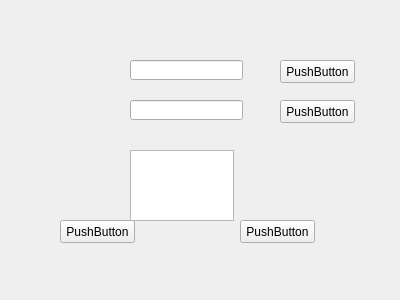
<?xml version="1.0" encoding="UTF-8"?>
<ui version="4.0">
 <class>Form</class>
 <widget class="QWidget" name="Form">
  <property name="geometry">
   <rect>
    <x>0</x>
    <y>0</y>
    <width>400</width>
    <height>300</height>
   </rect>
  </property>
  <property name="windowTitle">
   <string>Form</string>
  </property>
  <widget class="QPushButton" name="pushButton">
   <property name="geometry">
    <rect>
     <x>280</x>
     <y>60</y>
     <width>75</width>
     <height>23</height>
    </rect>
   </property>
   <property name="text">
    <string>PushButton</string>
   </property>
  </widget>
  <widget class="QPushButton" name="pushButton_2">
   <property name="geometry">
    <rect>
     <x>280</x>
     <y>100</y>
     <width>75</width>
     <height>23</height>
    </rect>
   </property>
   <property name="text">
    <string>PushButton</string>
   </property>
  </widget>
  <widget class="QPushButton" name="pushButton_3">
   <property name="geometry">
    <rect>
     <x>60</x>
     <y>220</y>
     <width>75</width>
     <height>23</height>
    </rect>
   </property>
   <property name="text">
    <string>PushButton</string>
   </property>
  </widget>
  <widget class="QPushButton" name="pushButton_4">
   <property name="geometry">
    <rect>
     <x>240</x>
     <y>220</y>
     <width>75</width>
     <height>23</height>
    </rect>
   </property>
   <property name="text">
    <string>PushButton</string>
   </property>
  </widget>
  <widget class="QTextEdit" name="textEdit">
   <property name="geometry">
    <rect>
     <x>130</x>
     <y>150</y>
     <width>104</width>
     <height>71</height>
    </rect>
   </property>
  </widget>
  <widget class="QLineEdit" name="lineEdit">
   <property name="geometry">
    <rect>
     <x>130</x>
     <y>60</y>
     <width>113</width>
     <height>20</height>
    </rect>
   </property>
  </widget>
  <widget class="QLineEdit" name="lineEdit_2">
   <property name="geometry">
    <rect>
     <x>130</x>
     <y>100</y>
     <width>113</width>
     <height>20</height>
    </rect>
   </property>
  </widget>
 </widget>
 <resources/>
 <connections/>
</ui>
